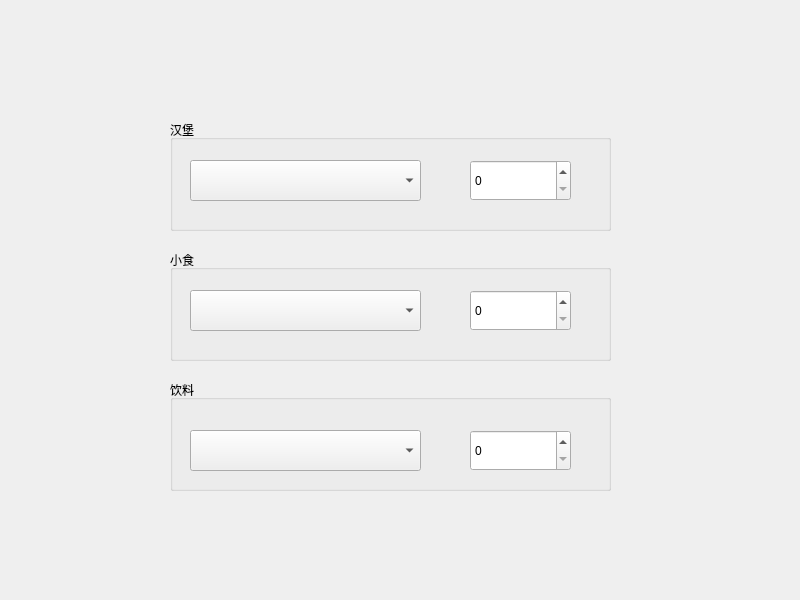
<?xml version="1.0" encoding="UTF-8"?>
<ui version="4.0">
 <class>Widget</class>
 <widget class="QWidget" name="Widget">
  <property name="geometry">
   <rect>
    <x>0</x>
    <y>0</y>
    <width>800</width>
    <height>600</height>
   </rect>
  </property>
  <property name="windowTitle">
   <string>Widget</string>
  </property>
  <widget class="QGroupBox" name="groupBox">
   <property name="geometry">
    <rect>
     <x>170</x>
     <y>120</y>
     <width>441</width>
     <height>111</height>
    </rect>
   </property>
   <property name="title">
    <string>汉堡</string>
   </property>
   <widget class="QGroupBox" name="groupBox_2">
    <property name="geometry">
     <rect>
      <x>260</x>
      <y>110</y>
      <width>441</width>
      <height>111</height>
     </rect>
    </property>
    <property name="title">
     <string>GroupBox</string>
    </property>
   </widget>
   <widget class="QComboBox" name="comboBox">
    <property name="geometry">
     <rect>
      <x>20</x>
      <y>40</y>
      <width>231</width>
      <height>41</height>
     </rect>
    </property>
   </widget>
   <widget class="QSpinBox" name="spinBox">
    <property name="geometry">
     <rect>
      <x>300</x>
      <y>40</y>
      <width>101</width>
      <height>41</height>
     </rect>
    </property>
   </widget>
  </widget>
  <widget class="QGroupBox" name="groupBox_3">
   <property name="geometry">
    <rect>
     <x>170</x>
     <y>250</y>
     <width>441</width>
     <height>111</height>
    </rect>
   </property>
   <property name="title">
    <string>小食</string>
   </property>
   <widget class="QGroupBox" name="groupBox_4">
    <property name="geometry">
     <rect>
      <x>260</x>
      <y>110</y>
      <width>441</width>
      <height>111</height>
     </rect>
    </property>
    <property name="title">
     <string>GroupBox</string>
    </property>
   </widget>
   <widget class="QComboBox" name="comboBox_2">
    <property name="geometry">
     <rect>
      <x>20</x>
      <y>40</y>
      <width>231</width>
      <height>41</height>
     </rect>
    </property>
   </widget>
   <widget class="QSpinBox" name="spinBox_2">
    <property name="geometry">
     <rect>
      <x>300</x>
      <y>40</y>
      <width>101</width>
      <height>41</height>
     </rect>
    </property>
   </widget>
  </widget>
  <widget class="QGroupBox" name="groupBox_5">
   <property name="geometry">
    <rect>
     <x>170</x>
     <y>380</y>
     <width>441</width>
     <height>111</height>
    </rect>
   </property>
   <property name="title">
    <string>饮料</string>
   </property>
   <widget class="QGroupBox" name="groupBox_6">
    <property name="geometry">
     <rect>
      <x>260</x>
      <y>110</y>
      <width>441</width>
      <height>111</height>
     </rect>
    </property>
    <property name="title">
     <string>GroupBox</string>
    </property>
   </widget>
   <widget class="QComboBox" name="comboBox_3">
    <property name="geometry">
     <rect>
      <x>20</x>
      <y>50</y>
      <width>231</width>
      <height>41</height>
     </rect>
    </property>
   </widget>
   <widget class="QSpinBox" name="spinBox_3">
    <property name="geometry">
     <rect>
      <x>300</x>
      <y>50</y>
      <width>101</width>
      <height>41</height>
     </rect>
    </property>
   </widget>
  </widget>
 </widget>
 <resources/>
 <connections/>
</ui>
